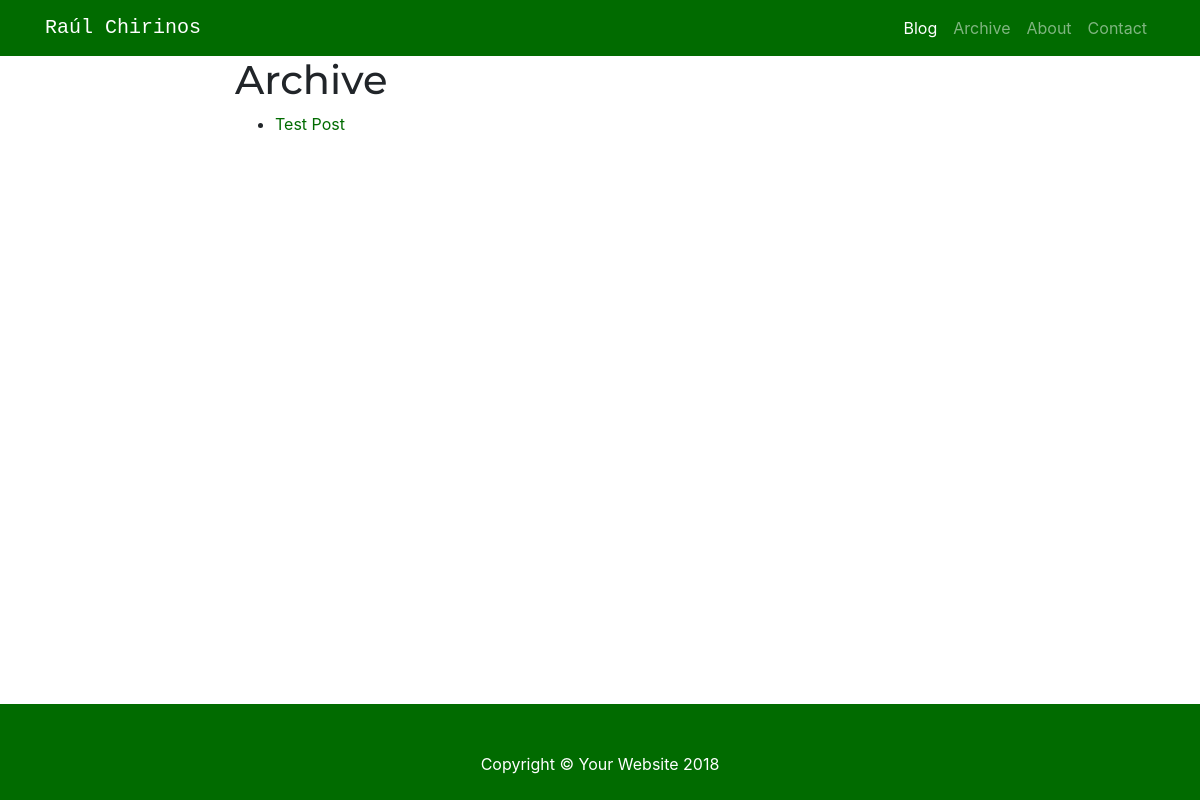
Before: /archive/ with the older database file.
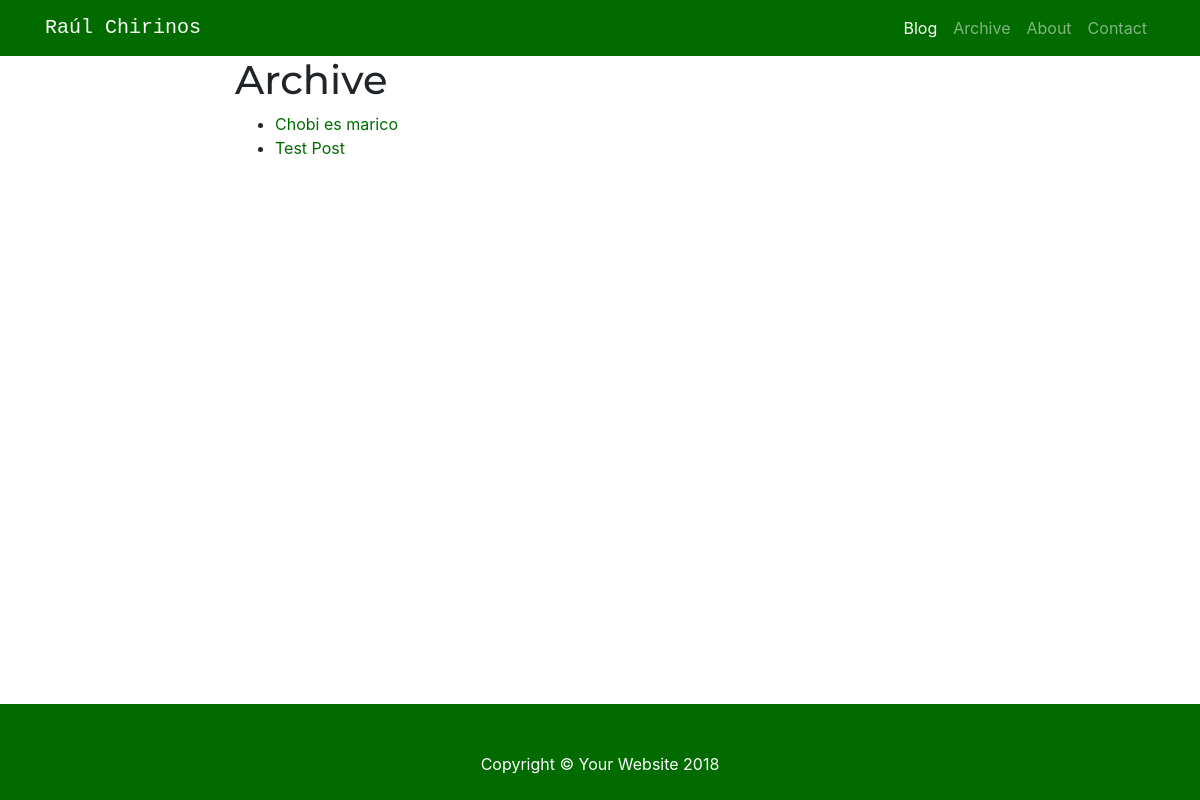
After: the same page with the newer database file.
### raulchirinos/models.py (models this page shows, shortened)
class Post(models.Model):
    title = models.CharField(max_length=255)
    body = MarkdownxField()
    tags = models.ManyToManyField(Tag)
    author = models.CharField(max_length=255, default='Raúl Chirinos')
    date = models.DateTimeField(auto_now_add=True, blank=True)
    slug = models.SlugField(max_length=500, unique=True, blank=True)
    class Meta:
        ordering = ['-date']

### raulchirinos/views.py (the view)
# urls.py: url(r'^archive/$', Archive.as_view(template_name='raulchirinos/archive.html'), name='Archive')
class Archive(ListView):
    model = Post
    paginate_by = 100  # if pagination is desired
    def get_context_data(self, **kwargs):
        context = super().get_context_data(**kwargs)
        context['now'] = timezone.now()
        return context

### raulchirinos/templates/raulchirinos/archive.html (shortened to what this page needs)
<!DOCTYPE html>
<html lang="en">
  <head>
    {% load static %}
    <link rel="stylesheet" type="text/css" href="{% static 'raulchirinos/bootstrap.min.css' %}" />
    <link href="{% static 'raulchirinos/archive.css' %}" rel="stylesheet">
  </head>
  <body>
    <nav class="navbar navbar-expand-lg navbar-dark bg-dark fixed-top">
      <div class="container">
        <a id='blog_title' href="/" class="navbar-brand" href="#">Raúl Chirinos</a>
        <div class="collapse navbar-collapse" id="navbarResponsive">
          <ul class="navbar-nav ml-auto">
            <li class="nav-item active">
              <a class="nav-link" href="/">Blog
              </a>
            </li>
            <li class="nav-item">
              <a class="nav-link" href="/archive">Archive</a>
            </li>
            <li class="nav-item">
              <a class="nav-link" href="#">About</a>
            </li>
            <li class="nav-item">
              <a class="nav-link" href="#">Contact</a>
            </li>
          </ul>
        </div>
      </div>
    </nav>
    <div class="container">
      <div class="row">
        <div class="col-lg-8">
          <h1 id='archive-title'>Archive</h1>
          <div id='post-list'>
            <ul>
              {% for post in object_list %}
                <li>
                  <a href="/post/{{post.slug}}">{{post.title}}</a>
                </li>
              {% endfor %}
            </ul>
          </div>
        </div>
      </div>
    </div>
    <footer class="py-5 bg-dark">
      <div class="container">
        <p class="m-0 text-center text-white">Copyright &copy; Your Website 2018</p>
      </div>
    </footer>
  </body>
</html>

Changed rows visible on the page:
added Post: title "Chobi es marico"
